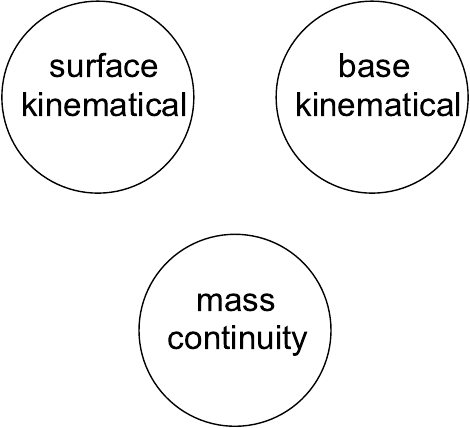

Python code for this plot:
#!/usr/bin/env python

#  make diagram which says "any two imply third" for geometry-change
#  equations

from pylab import *

def mycircle(R,x0,y0):
    theta = linspace(0.0,2.0*pi,400)
    x = x0 + R * cos(theta)
    y = y0 + R * sin(theta)
    return x,y

R = 0.7
FS = 24.0

x1,y1 = mycircle(R,-1.0,1.0)
plot(x1,y1,'k')
text(-1.0-0.5*R,1.0+0.2*R,'surface',fontsize=FS)
text(-1.0-0.8*R,1.0-0.2*R,'kinematical',fontsize=FS)

x2,y2 = mycircle(R,1.0,1.0)
plot(x2,y2,'k')
text(1.0-0.35*R,1.0+0.2*R,'base',fontsize=FS)
text(1.0-0.8*R,1.0-0.2*R,'kinematical',fontsize=FS)

x3,y3 = mycircle(R,0.0,-0.7)
plot(x3,y3,'k')
text(0.0-0.4*R,-0.7+0.2*R,'mass',fontsize=FS)
text(0.0-0.7*R,-0.7-0.2*R,'continuity',fontsize=FS)

axis('equal')
axis('off')

#show()
savefig('equivthree.pdf')

